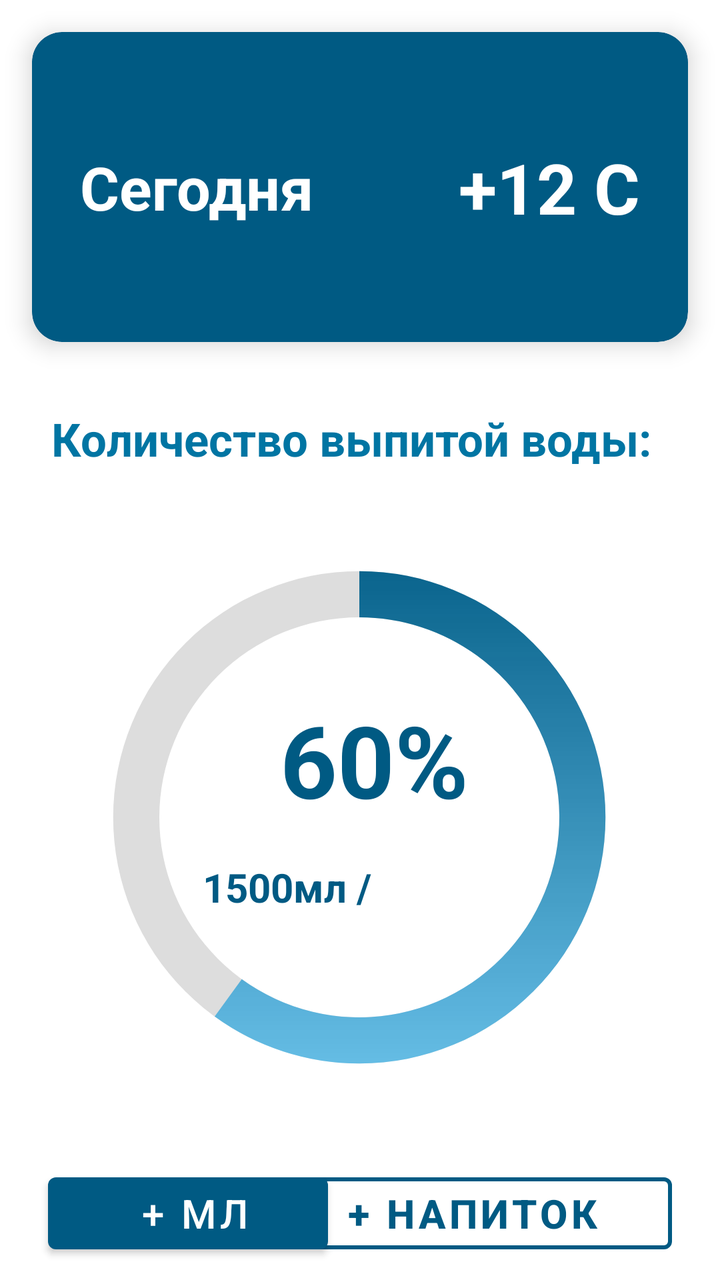
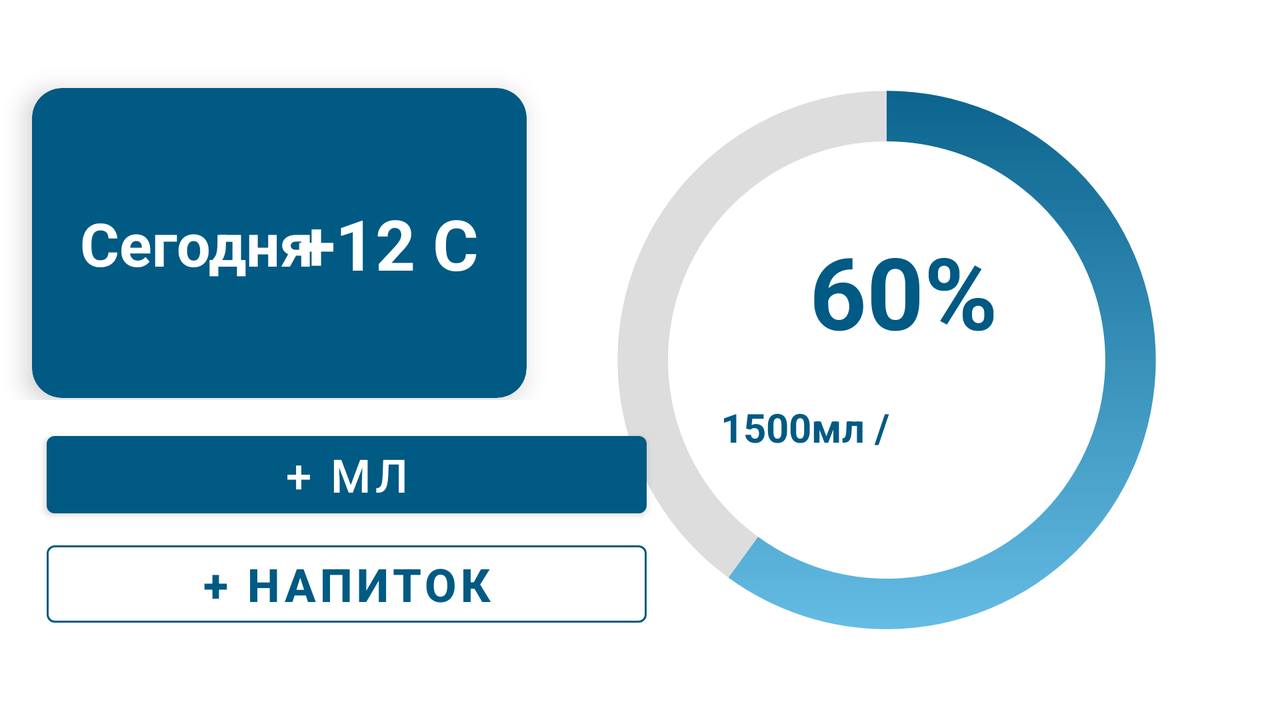

The same Android screen from two of the app's own layout files: first res/layout/ as a phone draws it, then the repository's variant for another configuration, drawn on a device whose configuration selects that folder. Both files follow.
<!-- AndroidManifest.xml: application theme Theme.Arifitna -->
<!-- res/layout/fragment_start.xml -->
<?xml version="1.0" encoding="utf-8"?>
<androidx.constraintlayout.widget.ConstraintLayout xmlns:android="http://schemas.android.com/apk/res/android"
    xmlns:tools="http://schemas.android.com/tools"
    android:layout_width="match_parent"
    android:layout_height="match_parent"
    xmlns:app="http://schemas.android.com/apk/res-auto"
    tools:context=".ui.startFragment.StartFragment">
    <androidx.constraintlayout.widget.ConstraintLayout
        android:id="@+id/settings_header_bloc"
        android:layout_width="match_parent"
        android:layout_height="200dp"
        app:layout_constraintEnd_toEndOf="parent"
        app:layout_constraintStart_toStartOf="parent"
        app:layout_constraintTop_toTopOf="parent">

        <androidx.constraintlayout.widget.ConstraintLayout
            android:id="@+id/constraintLayoutCardView"
            android:layout_width="match_parent"
            android:layout_height="match_parent"
            app:layout_constraintEnd_toEndOf="parent"
            app:layout_constraintHorizontal_bias="0.0"
            app:layout_constraintStart_toStartOf="parent"
            app:layout_constraintTop_toTopOf="parent">

            <androidx.cardview.widget.CardView
                android:id="@+id/userDataCardView"
                android:layout_width="match_parent"
                android:layout_height="155dp"
                android:layout_margin="16dp"
                android:backgroundTint="@color/colorPrimary"
                app:cardCornerRadius="15dp"
                app:cardElevation="7dp"
                app:layout_constraintEnd_toEndOf="parent"
                app:layout_constraintStart_toStartOf="parent"
                app:layout_constraintTop_toTopOf="parent">

                <androidx.constraintlayout.widget.ConstraintLayout
                    android:layout_width="match_parent"
                    android:layout_height="match_parent"
                    app:background="@color/colorPrimary">

                    <TextView
                        android:id="@+id/tvWeather"
                        android:layout_width="wrap_content"
                        android:layout_height="wrap_content"
                        android:layout_marginEnd="24dp"
                        android:text="+12 C"
                        android:textColor="@color/white"
                        android:textSize="35sp"
                        android:textStyle="bold"
                        app:layout_constraintBottom_toBottomOf="parent"
                        app:layout_constraintEnd_toEndOf="parent"
                        app:layout_constraintTop_toTopOf="parent" />

                    <TextView
                        android:id="@+id/tvDate"
                        android:layout_width="wrap_content"
                        android:layout_height="wrap_content"
                        android:layout_marginStart="24dp"
                        android:text="Сегодня"
                        android:textColor="@color/white"
                        android:textSize="30sp"
                        android:textStyle="bold"
                        app:layout_constraintBottom_toBottomOf="parent"
                        app:layout_constraintStart_toStartOf="parent"
                        app:layout_constraintTop_toTopOf="parent" />


                </androidx.constraintlayout.widget.ConstraintLayout>
            </androidx.cardview.widget.CardView>

        </androidx.constraintlayout.widget.ConstraintLayout>
    </androidx.constraintlayout.widget.ConstraintLayout>


    <ProgressBar
        android:id="@+id/progress_bar"
        style="@style/CircularDeterminateProgressBar"
        android:layout_width="300dp"
        android:layout_height="300dp"
        android:layout_marginTop="24dp"
        app:layout_constraintEnd_toEndOf="parent"
        app:layout_constraintHorizontal_bias="0.495"
        app:layout_constraintStart_toStartOf="parent"
        app:layout_constraintTop_toBottomOf="@+id/textView4"
        tools:progress="60"></ProgressBar>

    <TextView
        android:id="@+id/tvProgressBar"
        android:layout_width="wrap_content"
        android:layout_height="wrap_content"
        android:textColor="@color/colorPrimary"
        android:textSize="50sp"
        android:textStyle="bold"
        app:layout_constraintBottom_toBottomOf="@+id/progress_bar"
        app:layout_constraintEnd_toEndOf="@+id/progress_bar"
        app:layout_constraintHorizontal_bias="0.537"
        app:layout_constraintStart_toStartOf="@+id/progress_bar"
        app:layout_constraintTop_toTopOf="@+id/progress_bar"
        app:layout_constraintVertical_bias="0.376"
        tools:text="60%" />

    <TextView
        android:id="@+id/tvProgressBarDetail"
        android:layout_width="wrap_content"
        android:layout_height="wrap_content"
        android:text="1500мл / "
        android:textColor="@color/colorPrimary"
        android:textSize="@dimen/bigText"
        android:textStyle="bold"
        app:layout_constraintBottom_toBottomOf="@+id/progress_bar"
        app:layout_constraintEnd_toEndOf="@+id/progress_bar"
        app:layout_constraintHorizontal_bias="0.34"
        app:layout_constraintStart_toStartOf="@+id/progress_bar"
        app:layout_constraintTop_toBottomOf="@+id/tvProgressBar"
        app:layout_constraintVertical_bias="0.144" />

    <TextView
        android:id="@+id/tvProgressBarDetail2"
        android:layout_width="wrap_content"
        android:layout_height="wrap_content"
        android:textColor="@color/colorPrimary"
        android:textSize="@dimen/bigText"
        android:textStyle="bold"
        app:layout_constraintBottom_toBottomOf="@+id/progress_bar"
        app:layout_constraintStart_toEndOf="@+id/tvProgressBarDetail"
        app:layout_constraintTop_toBottomOf="@+id/tvProgressBar"
        app:layout_constraintVertical_bias="0.144" />

    <TextView
        android:id="@+id/textView4"
        android:layout_width="wrap_content"
        android:layout_height="wrap_content"
        android:text="Количество выпитой воды: "
        android:textColor="@color/text"
        android:textSize="23sp"
        android:textStyle="bold"
        app:layout_constraintBottom_toBottomOf="parent"
        app:layout_constraintEnd_toEndOf="parent"
        app:layout_constraintHorizontal_bias="0.471"
        app:layout_constraintStart_toStartOf="parent"
        app:layout_constraintTop_toTopOf="parent"
        app:layout_constraintVertical_bias="0.335" />

    <EditText
        android:visibility="gone"
        android:id="@+id/tvWater"
        android:layout_width="wrap_content"
        android:layout_height="wrap_content"
        android:layout_marginTop="4dp"
        android:backgroundTint="@color/white"
        android:hint="0"
        android:inputType="number"
        android:textColor="@color/colorPrimary"
        android:textColorHint="@color/colorPrimary"
        android:textCursorDrawable="@color/white"
        android:textSize="80sp"
        android:textStyle="bold"
        app:layout_constraintEnd_toEndOf="parent"
        app:layout_constraintHorizontal_bias="0.03"
        app:layout_constraintStart_toStartOf="parent"
        app:layout_constraintTop_toBottomOf="@+id/textView4" />

    <Button
        android:id="@+id/btEnter"
        android:layout_width="140dp"
        android:layout_height="wrap_content"
        android:layout_marginStart="24dp"
        android:layout_marginTop="24dp"
        android:text=" + мл"
        android:textColor="@color/white"
        android:textSize="20sp"
        app:layout_constraintStart_toStartOf="parent"
        app:layout_constraintTop_toBottomOf="@+id/progress_bar" />

    <Button
        android:id="@+id/btAddDrinks"
        style="?attr/materialButtonOutlinedStyle"
        android:layout_width="200dp"
        android:layout_height="wrap_content"
        android:layout_marginTop="24dp"
        android:layout_marginEnd="24dp"
        android:text=" + напиток "
        android:textColor="@color/colorPrimary"
        android:textSize="20sp"
        android:textStyle="bold"
        app:layout_constraintEnd_toEndOf="parent"
        app:layout_constraintTop_toBottomOf="@+id/progress_bar"
        app:strokeColor="@color/colorPrimary"
        app:strokeWidth="2dp" />


</androidx.constraintlayout.widget.ConstraintLayout>
<!-- resources referenced by this layout -->
<resources>
  <color name="colorPrimary">#005A83</color>
  <color name="text">#0075A3</color>
  <color name="white">#FFFFFFFF</color>
  <dimen name="bigText">20sp</dimen>
  <style name="CircularDeterminateProgressBar">
          <item name="android:indeterminateOnly">false</item>
          <item name="android:progressDrawable">@drawable/circle</item>
      </style>
  <style name="Theme.Arifitna" parent="Theme.MaterialComponents.Light.DarkActionBar">
          
          <item name="colorPrimary">#005A83</item>
          <item name="colorPrimaryVariant">@color/purple_700</item>
          <item name="colorOnPrimary">@color/white</item>
          
          <item name="colorSecondary">@color/teal_200</item>
          <item name="colorSecondaryVariant">@color/teal_700</item>
          <item name="colorOnSecondary">@color/black</item>
          
          <item name="android:statusBarColor" tools:targetApi="l">?attr/colorPrimaryVariant</item>
          
          <item name="android:windowFullscreen">true</item>
      </style>
  <!-- drawable circle (drawable) -->
  <?xml version="1.0" encoding="utf-8"?>
  <layer-list xmlns:android="http://schemas.android.com/apk/res/android">
      <item>
          <shape
              android:shape="ring"
              android:thicknessRatio="13"
              android:useLevel="false">
              <solid android:color="#DDD"></solid>
          </shape>
      </item>
      <item>
          <rotate
              android:fromDegrees="270"
              android:toDegrees="270">
              <shape
                  android:shape="ring"
                  android:thicknessRatio="13"
                  android:useLevel="true">
                  <gradient
                      android:startColor="@color/startColorGradient"
                      android:endColor="@color/colorPrimary">
                  </gradient>
              </shape>
          </rotate>
      </item>
  </layer-list>
  
  
  <color name="purple_700">#FF3700B3</color>
  <color name="teal_200">#FF03DAC5</color>
  <color name="teal_700">#FF018786</color>
  <color name="black">#FF000000</color>
  <color name="startColorGradient">#8000AFFF</color>
</resources>
<!-- res/layout-land/fragment_start.xml (the repository's variant of the layout above) -->
<!-- drawn on the phone turned sideways -->
<?xml version="1.0" encoding="utf-8"?>
<androidx.constraintlayout.widget.ConstraintLayout xmlns:android="http://schemas.android.com/apk/res/android"
    xmlns:tools="http://schemas.android.com/tools"
    android:layout_width="match_parent"
    android:layout_height="match_parent"
    xmlns:app="http://schemas.android.com/apk/res-auto"
    tools:context=".ui.startFragment.StartFragment">

    <androidx.constraintlayout.widget.ConstraintLayout
        android:id="@+id/settings_header_bloc"
        android:layout_width="0dp"
        android:layout_height="200dp"
        app:layout_constraintEnd_toStartOf="@+id/progress_bar"
        app:layout_constraintStart_toStartOf="parent">

        <androidx.constraintlayout.widget.ConstraintLayout
            android:id="@+id/constraintLayoutCardView"
            android:layout_width="match_parent"
            android:layout_height="match_parent"
            android:layout_marginTop="28dp"
            app:layout_constraintEnd_toEndOf="parent"
            app:layout_constraintHorizontal_bias="0.0"
            app:layout_constraintStart_toStartOf="parent"
            app:layout_constraintTop_toTopOf="parent">

            <androidx.cardview.widget.CardView
                android:id="@+id/userDataCardView"
                android:layout_width="match_parent"
                android:layout_height="155dp"
                android:layout_margin="16dp"
                android:backgroundTint="@color/colorPrimary"
                app:cardCornerRadius="15dp"
                app:cardElevation="7dp"
                app:layout_constraintEnd_toEndOf="parent"
                app:layout_constraintStart_toStartOf="parent"
                app:layout_constraintTop_toTopOf="parent">

                <androidx.constraintlayout.widget.ConstraintLayout
                    android:layout_width="match_parent"
                    android:layout_height="match_parent"
                    app:background="@color/colorPrimary">

                    <TextView
                        android:id="@+id/tvWeather"
                        android:layout_width="wrap_content"
                        android:layout_height="wrap_content"
                        android:layout_marginEnd="24dp"
                        android:text="+12 C"
                        android:textColor="@color/white"
                        android:textSize="35sp"
                        android:textStyle="bold"
                        app:layout_constraintBottom_toBottomOf="parent"
                        app:layout_constraintEnd_toEndOf="parent"
                        app:layout_constraintTop_toTopOf="parent" />

                    <TextView
                        android:id="@+id/tvDate"
                        android:layout_width="wrap_content"
                        android:layout_height="wrap_content"
                        android:layout_marginStart="24dp"
                        android:text="Сегодня"
                        android:textColor="@color/white"
                        android:textSize="30sp"
                        android:textStyle="bold"
                        app:layout_constraintBottom_toBottomOf="parent"
                        app:layout_constraintStart_toStartOf="parent"
                        app:layout_constraintTop_toTopOf="parent" />


                </androidx.constraintlayout.widget.ConstraintLayout>
            </androidx.cardview.widget.CardView>

        </androidx.constraintlayout.widget.ConstraintLayout>
    </androidx.constraintlayout.widget.ConstraintLayout>

    <ProgressBar
        android:id="@+id/progress_bar"
        style="@style/CircularDeterminateProgressBar"
        android:layout_width="328dp"
        android:layout_height="346dp"
        app:layout_constraintBottom_toBottomOf="parent"
        app:layout_constraintEnd_toEndOf="parent"
        app:layout_constraintHorizontal_bias="0.895"
        app:layout_constraintStart_toStartOf="parent"
        app:layout_constraintTop_toTopOf="parent"
        app:layout_constraintVertical_bias="0.492"
        tools:progress="60"></ProgressBar>

    <TextView
        android:id="@+id/tvProgressBar"
        android:layout_width="wrap_content"
        android:layout_height="wrap_content"
        android:textColor="@color/colorPrimary"
        android:textSize="50sp"
        android:textStyle="bold"
        app:layout_constraintBottom_toBottomOf="@+id/progress_bar"
        app:layout_constraintEnd_toEndOf="@+id/progress_bar"
        app:layout_constraintHorizontal_bias="0.537"
        app:layout_constraintStart_toStartOf="@+id/progress_bar"
        app:layout_constraintTop_toTopOf="@+id/progress_bar"
        app:layout_constraintVertical_bias="0.376"
        tools:text="60%" />

    <TextView
        android:id="@+id/tvProgressBarDetail"
        android:layout_width="wrap_content"
        android:layout_height="wrap_content"
        android:text="1500мл / "
        android:textColor="@color/colorPrimary"
        android:textSize="@dimen/bigText"
        android:textStyle="bold"
        app:layout_constraintBottom_toBottomOf="@+id/progress_bar"
        app:layout_constraintEnd_toEndOf="@+id/progress_bar"
        app:layout_constraintHorizontal_bias="0.34"
        app:layout_constraintStart_toStartOf="@+id/progress_bar"
        app:layout_constraintTop_toBottomOf="@+id/tvProgressBar"
        app:layout_constraintVertical_bias="0.144" />

    <TextView
        android:id="@+id/tvProgressBarDetail2"
        android:layout_width="wrap_content"
        android:layout_height="wrap_content"
        android:textColor="@color/colorPrimary"
        android:textSize="@dimen/bigText"
        android:textStyle="bold"
        app:layout_constraintBottom_toBottomOf="@+id/progress_bar"
        app:layout_constraintStart_toEndOf="@+id/tvProgressBarDetail"
        app:layout_constraintTop_toBottomOf="@+id/tvProgressBar"
        app:layout_constraintVertical_bias="0.144" />

    <TextView
        android:id="@+id/textView4"
        android:visibility="gone"
        android:layout_width="wrap_content"
        android:layout_height="wrap_content"
        android:text="Количество выпитой воды: "
        android:textColor="@color/text"
        android:textSize="23sp"
        android:textStyle="bold"
        app:layout_constraintBottom_toBottomOf="parent"
        app:layout_constraintEnd_toEndOf="parent"
        app:layout_constraintHorizontal_bias="0.107"
        app:layout_constraintStart_toStartOf="parent"
        app:layout_constraintTop_toTopOf="parent"
        app:layout_constraintVertical_bias="0.144" />

    <EditText
        android:visibility="gone"
        android:id="@+id/tvWater"
        android:layout_width="wrap_content"
        android:layout_height="wrap_content"
        android:layout_marginTop="4dp"
        android:backgroundTint="@color/white"
        android:hint="0"
        android:inputType="number"
        android:textColor="@color/colorPrimary"
        android:textColorHint="@color/colorPrimary"
        android:textCursorDrawable="@color/white"
        android:textSize="80sp"
        android:textStyle="bold"
        app:layout_constraintEnd_toEndOf="parent"
        app:layout_constraintHorizontal_bias="0.03"
        app:layout_constraintStart_toStartOf="parent"
        app:layout_constraintTop_toBottomOf="@+id/textView4" />

    <Button
        android:id="@+id/btEnter"
        android:layout_width="300dp"
        android:layout_height="wrap_content"
        android:layout_marginTop="12dp"
        android:text="+ мл"
        android:textColor="@color/white"
        android:textSize="23sp"
        app:layout_constraintEnd_toEndOf="parent"
        app:layout_constraintHorizontal_bias="0.069"
        app:layout_constraintStart_toStartOf="parent"
        app:layout_constraintTop_toBottomOf="@+id/settings_header_bloc" />

    <Button
        android:id="@+id/btAddDrinks"
        style="?attr/materialButtonOutlinedStyle"
        android:layout_width="300dp"
        android:layout_height="wrap_content"
        android:layout_marginTop="4dp"
        android:text="+ напиток"
        android:textColor="@color/colorPrimary"
        android:textSize="23sp"
        android:textStyle="bold"
        app:layout_constraintBottom_toBottomOf="@+id/progress_bar"
        app:layout_constraintEnd_toEndOf="parent"
        app:layout_constraintHorizontal_bias="0.069"
        app:layout_constraintStart_toStartOf="parent"
        app:layout_constraintTop_toBottomOf="@+id/btEnter"
        app:layout_constraintVertical_bias="0.0"
        app:strokeColor="@color/colorPrimary" />


</androidx.constraintlayout.widget.ConstraintLayout>
